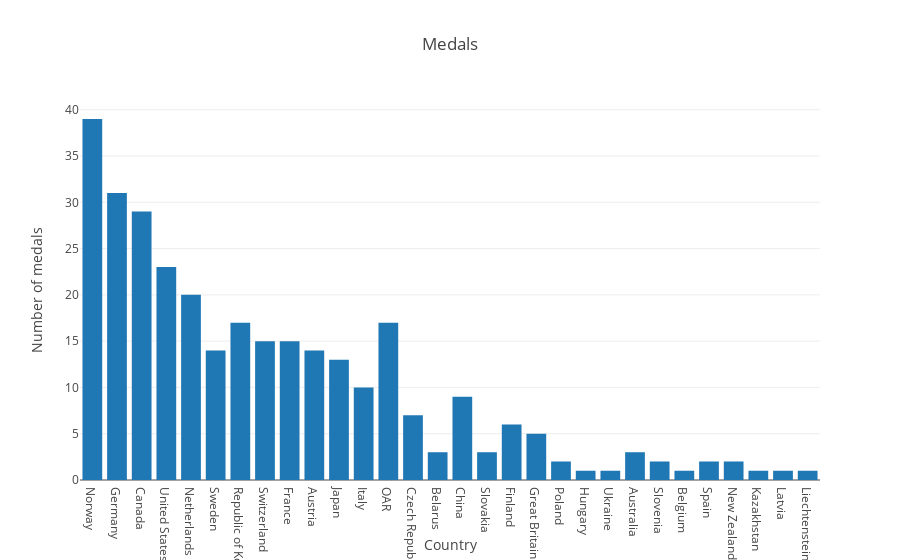

The code cell stored with this chart in its notebook:
### Code cell
data = [go.Bar(x= df['NOC'], y=df['Total'])]
layout=go.Layout(title='Medals',
                xaxis=dict(title='Country'),
                yaxis=dict(title= 'Number of medals'))
fig =go.Figure(data =data, layout =layout)

pyo.iplot(fig)

### Figure 1 — Plotly figure (JSON) as saved in the notebook; plotly's stock layout.template omitted (floating-point values rounded to 4 significant figures)
{"data": [{"type": "bar", "uid": "e4d1b246-0733-4c35-b758-30891c20a81e", "x": ["Norway", "Germany", "Canada", "United States", "Netherlands", "Sweden", "Republic of Korea", "Switzerland", "France", "Austria", "Japan", "Italy", "OAR", "Czech Republic", "Belarus", "China", "Slovakia", "Finland", "Great Britain", "Poland", "Hungary", "Ukraine", "Australia", "Slovenia", "Belgium", "Spain", "New Zealand", "Kazakhstan", "Latvia", "Liechtenstein"], "y": [39, 31, 29, 23, 20, 14, 17, 15, 15, 14, 13, 10, 17, 7, 3, 9, 3, 6, 5, 2, 1, 1, 3, 2, 1, 2, 2, 1, 1, 1]}], "layout": {"title": {"text": "Medals"}, "xaxis": {"title": {"text": "Country"}}, "yaxis": {"title": {"text": "Number of medals"}}}}
